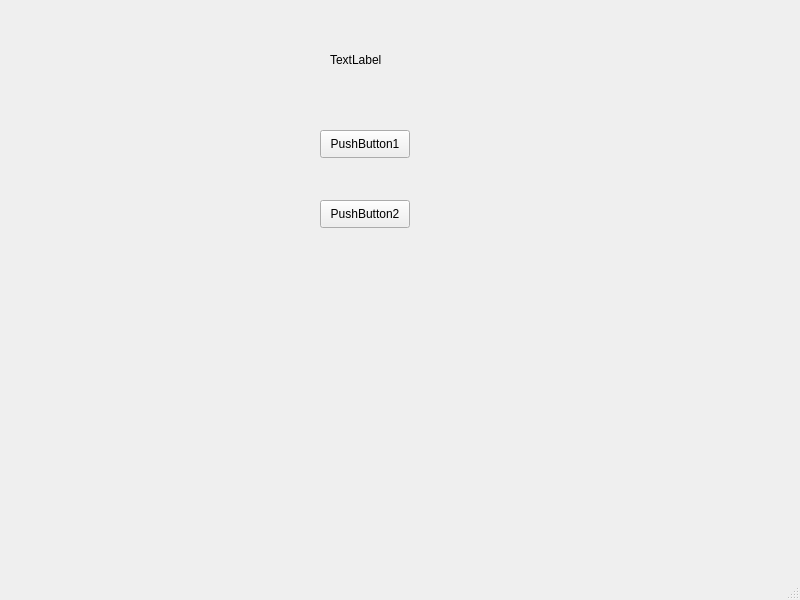
<?xml version="1.0" encoding="UTF-8"?>
<ui version="4.0">
 <class>MainWindow</class>
 <widget class="QMainWindow" name="MainWindow">
  <property name="geometry">
   <rect>
    <x>0</x>
    <y>0</y>
    <width>800</width>
    <height>600</height>
   </rect>
  </property>
  <property name="windowTitle">
   <string>MainWindow</string>
  </property>
  <widget class="QWidget" name="centralwidget">
   <widget class="QPushButton" name="pushButton">
    <property name="geometry">
     <rect>
      <x>320</x>
      <y>130</y>
      <width>90</width>
      <height>28</height>
     </rect>
    </property>
    <property name="text">
     <string>PushButton1</string>
    </property>
   </widget>
   <widget class="QPushButton" name="pushButton_2">
    <property name="geometry">
     <rect>
      <x>320</x>
      <y>200</y>
      <width>90</width>
      <height>28</height>
     </rect>
    </property>
    <property name="text">
     <string>PushButton2</string>
    </property>
   </widget>
   <widget class="QLabel" name="label">
    <property name="geometry">
     <rect>
      <x>330</x>
      <y>50</y>
      <width>62</width>
      <height>20</height>
     </rect>
    </property>
    <property name="text">
     <string>TextLabel</string>
    </property>
   </widget>
  </widget>
  <widget class="QMenuBar" name="menubar">
   <property name="geometry">
    <rect>
     <x>0</x>
     <y>0</y>
     <width>800</width>
     <height>28</height>
    </rect>
   </property>
  </widget>
  <widget class="QStatusBar" name="statusbar"/>
 </widget>
 <resources/>
 <connections>
  <connection>
   <sender>pushButton</sender>
   <signal>clicked()</signal>
   <receiver>label</receiver>
   <slot>clear()</slot>
   <hints>
    <hint type="sourcelabel">
     <x>363</x>
     <y>168</y>
    </hint>
    <hint type="destinationlabel">
     <x>360</x>
     <y>97</y>
    </hint>
   </hints>
  </connection>
 </connections>
</ui>
